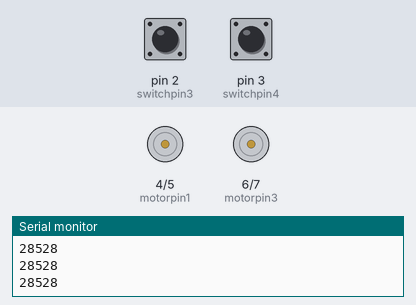
Recording of a sketch running on a simulated Arduino Uno, built with avr-gcc and run on an emulated ATmega328P. Parts: motor-driver pin pairs drawn as motors (green arrow = first pin HIGH = forward, orange = second pin HIGH = backward, longer = more drive), the last lines printed to the serial monitor. The inputs (shaded band) are chosen by the test bench; at power-on: pin 2 (switchpin3) LOW, pin 3 (switchpin4) LOW.

Above: at 1.2 s.
1.3 s: pin 2 (switchpin3) pulled HIGH for 0.15 s
At 1.46 s:
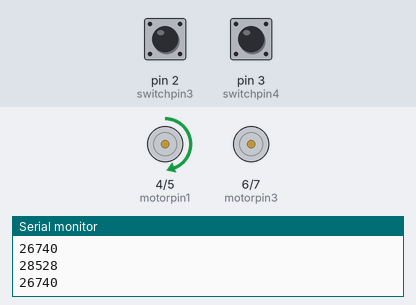
2.9 s: pin 3 (switchpin4) pulled HIGH for 0.15 s
At 2.98 s:
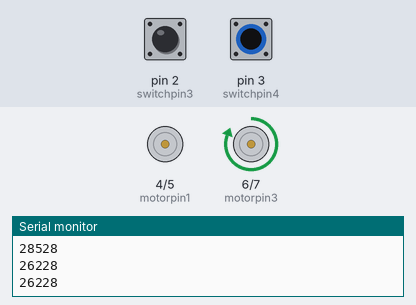
4.5 s: pin 3 (switchpin4) pulled HIGH for 3.2 s
At 8.4 s:
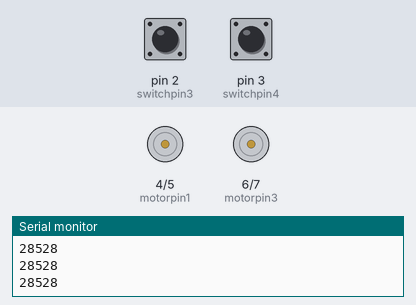
9.2 s: pin 2 (switchpin3) pulled HIGH for 1 s
12.2 s: pin 2 (switchpin3) driven HIGH and pin 3 (switchpin4) driven HIGH
At 12.37 s:
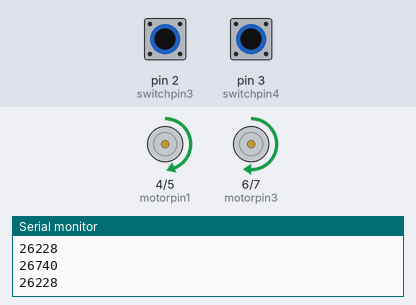
15.2 s: pin 2 (switchpin3) driven LOW
Timing chart, 0 to 17.7 s (numbered marks = the images above; inputs shaded):
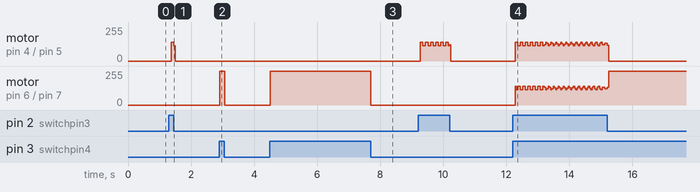

Measured:
- after the input at 1.3 s, motor on pin 4 (motorpin1) / pin 5 (motorpin2): stopped → forward 139/255 after 0.08 s, → stopped 0.08 s later
- after the input at 2.9 s, motor on pin 6 (motorpin3) / pin 7 (motorpin4): stopped → forward 255/255 at once, → stopped 0.15 s later
- after the input at 4.5 s, motor on pin 6 (motorpin3) / pin 7 (motorpin4): stopped → forward 255/255 at once, → stopped 3.2 s later

The sketch:

robo_car_remote.ino
```cpp
const int motorpin1 = 4, motorpin2 = 5, motorpin3 = 6, motorpin4 = 7;
const int switchpin1 = 0, switchpin2 = 1, switchpin3 = 2, switchpin4 = 3;
int switchstate1 = 0, switchstate2 = 0, switchstate3 = 0, switchstate4 = 0;

void setup() {
  // put your setup code here, to run once:
   pinMode(motorpin1, OUTPUT);
   pinMode(motorpin2, OUTPUT);
   pinMode(motorpin3, OUTPUT);
   pinMode(motorpin4, OUTPUT);
   pinMode(switchpin1, INPUT);
   pinMode(switchpin2, INPUT);
   pinMode(switchpin3, INPUT);
   pinMode(switchpin4, INPUT);
   Serial.begin(9600);
}

void loop() {
  // put your main code here, to run repeatedly:
  switchstate1 = digitalRead(switchpin1);
  switchstate2 = digitalRead(switchpin2);
  switchstate3 = digitalRead(switchpin3);
  switchstate4 = digitalRead(switchpin4);
  if (switchstate1 == HIGH)
  {
    Serial.println('Forward');
    digitalWrite(motorpin1, HIGH);
    digitalWrite(motorpin2, LOW);
    digitalWrite(motorpin3, HIGH);
    digitalWrite(motorpin4, LOW);
  }
  if (switchstate2 == HIGH)
  {
    Serial.println('Reverse');
    digitalWrite(motorpin1, LOW);
    digitalWrite(motorpin2, HIGH);
    digitalWrite(motorpin3, LOW);
    digitalWrite(motorpin4, HIGH);
  }
  if (switchstate3 == HIGH)
  {
    Serial.println('Right');
    digitalWrite(motorpin1, HIGH);
    digitalWrite(motorpin2, LOW);
    digitalWrite(motorpin3, LOW);
    digitalWrite(motorpin4, LOW);
  }
  if (switchstate4 == HIGH)
  {
   Serial.println('Left');
   digitalWrite(motorpin1, LOW);
   digitalWrite(motorpin2, LOW);
   digitalWrite(motorpin3, HIGH);
   digitalWrite(motorpin4, LOW);
  }
  else
  {
    Serial.println('Stop');
    digitalWrite(motorpin1, LOW);
    digitalWrite(motorpin2, LOW);
    digitalWrite(motorpin3, LOW);
    digitalWrite(motorpin4, LOW);
  }
}
```
